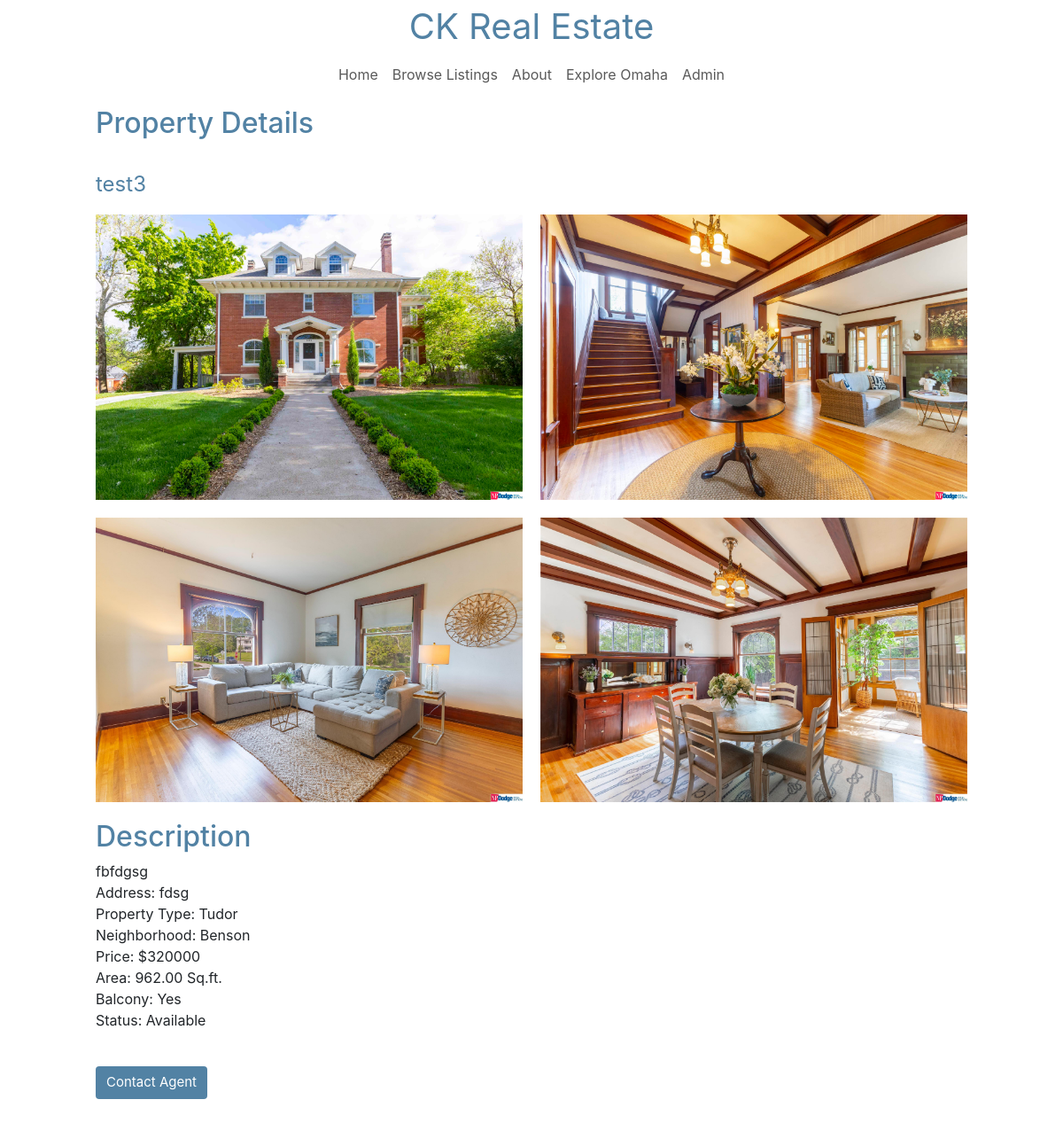
The page /property/3/ on the database its author committed.
### realestate/models.py (models this page shows, shortened)
class Property(models.Model):
    name = models.CharField(max_length=100)
    description = models.TextField()
    address = models.CharField(max_length=255)
    property_type = models.ForeignKey(PropertyType, on_delete=models.DO_NOTHING)
    price = models.IntegerField()
    neighborhood = models.ForeignKey(Neighborhood, on_delete=models.DO_NOTHING)
    featured = models.BooleanField(default=False)
    area = models.DecimalField(max_digits=10, decimal_places=2)
    balcony = models.BooleanField(default=False)
    status = models.CharField(max_length=20, choices=(
        ('Available', 'Available'),
        ('Sold', 'Sold'),
        ('Pending', 'Pending'),
    ))
    image1 = models.ImageField(upload_to='property_images/')
    image2 = models.ImageField(upload_to='property_images/')
    image3 = models.ImageField(upload_to='property_images/')
    image4 = models.ImageField(upload_to='property_images/')

class PropertyType(models.Model):
    property_type = models.CharField(max_length=50)
    def __str__(self):
        return self.property_type

class Neighborhood(models.Model):
    neighborhood = models.CharField(max_length=25)
    def __str__(self):
        return self.neighborhood

### realestate/views.py (the view)
# urls.py: path('property/<int:pk>/', views.property_detail, name='property_detail'),
def property_detail(request, pk):
    property = get_object_or_404(Property, pk=pk)
    return render(request, 'property_detail.html', {'property': property})

### realestate/templates/property_detail.html (shortened to what this page needs)
{% extends "navbar.html" %}
{% block content %}
<div class="mx-auto p-2" style="width: 1000px;">
    <h2 class="blue">Property Details</h2>
    <br>
    <p class="blue" style="font-size: 24px" >{{ property.name }} </p>
<div class="image-grid">
    <img src="{{ property.image1.url }}" alt="{{ property.name }}">
    {% if property.image2 %}
    <img src="{{ property.image2.url }}" alt="{{ property.name }}">
    {% endif %}
    {% if property.image3 %}
    <img src="{{ property.image3.url }}" alt="{{ property.name }}">
    {% endif %}
    {% if property.image4 %}
    <img src="{{ property.image4.url }}" alt="{{ property.name }}">
    {% endif %}
</div>
<h2 class="blue">Description</h2>
 <p>{{ property.description }}<br>
    Address: {{ property.address }}<br>
    Property Type: {{ property.property_type }}<br>
    Neighborhood: {{ property.neighborhood }}<br>
    Price: ${{ property.price }}<br>
    Area: {{ property.area }} Sq.ft.<br>
    Balcony: {% if property.balcony %}Yes{% else %}No{% endif %}<br>
    Status: {{ property.status }}</p>
<br>
    <a href="{% url 'contact_agent' property_id=property.pk %}"><button style="background-color: #5282a4;padding: 7px 12px 7px 12px;color: white;border: none;border-radius: 4px;font-size: 15px " >Contact Agent</button></a>
    <br><br>
</div>
<link href="https://stackpath.bootstrapcdn.com/bootstrap/4.5.2/css/bootstrap.min.css" rel="stylesheet">
{% endblock %}

### realestate/templates/property_detail.html (style rules this page uses)
.image-grid { display: flex; flex-wrap: wrap; justify-content: space-between; }
.image-grid img { width: calc(50% - 10px); height: auto; margin-bottom: 20px; }

### realestate/templates/navbar.html (style rules this page uses)
.blue { font-family: 'Inter', sans-serif; color: #5282a4; }

### rows shown on the page
Property: name "test3", image1 (picture), image2 (picture), image3 (picture), image4 (picture), description "fbfdgsg", address "fdsg", property_type "Tudor", neighborhood "Benson", price "320000", area "962.00", status "Available"
